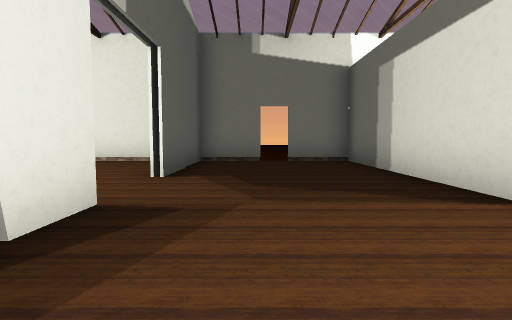
View 1 (above)

14 first-person views from a walk through a scene from a Unity 3-D project. The camera is 1.2 m above the floor, tilts 4° down and sees 80° across. The floor is counted in squares, 2 m on a side. Each view is taken from the middle of a square. On the plan, view 1 faces up. The plan holds only what a view shows up to about 9 squares ahead; the rest is blank. The place goes on beyond the plan. The player is left out. Some surface patterns are stand-ins.

View 2
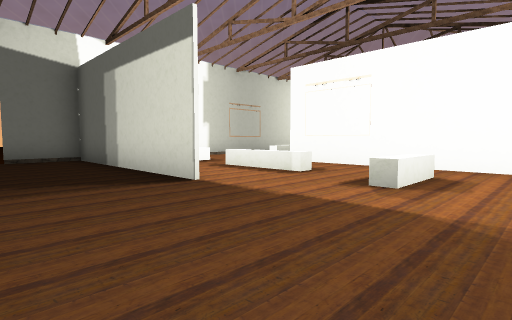

View 3
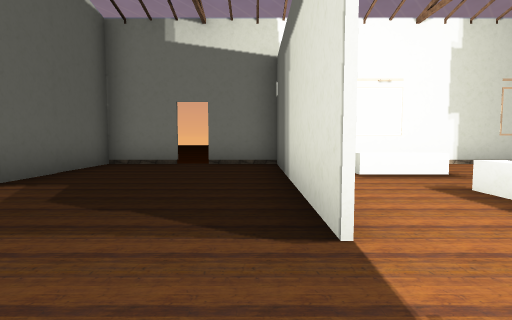

View 4
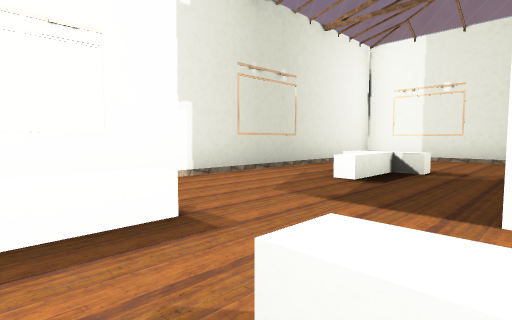

View 5
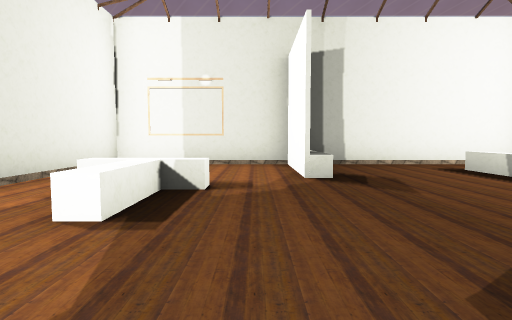

View 6
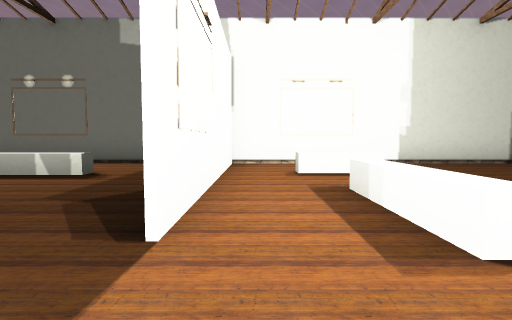

View 7
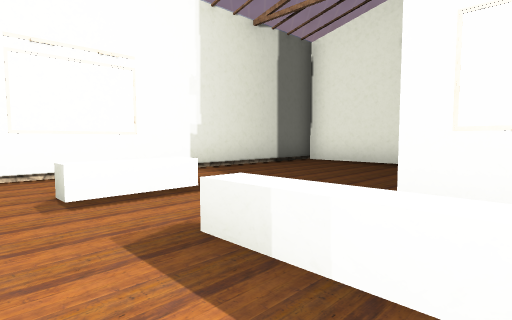

View 8
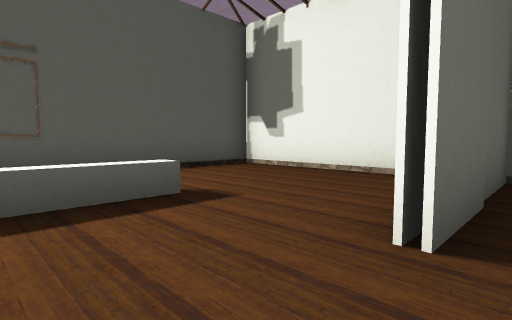

View 9
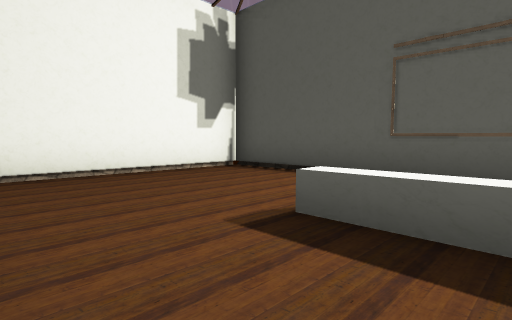

View 10
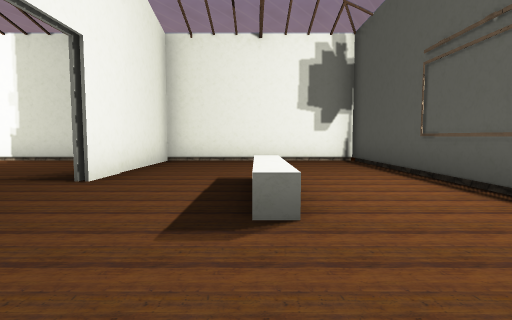

View 11
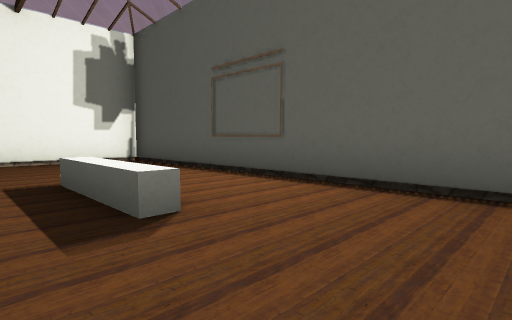

View 12
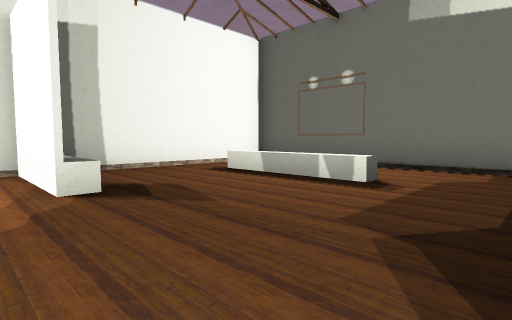

View 13
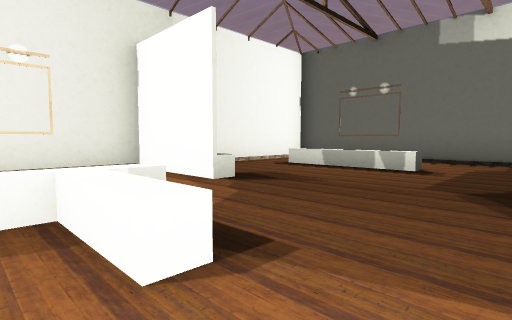

View 14
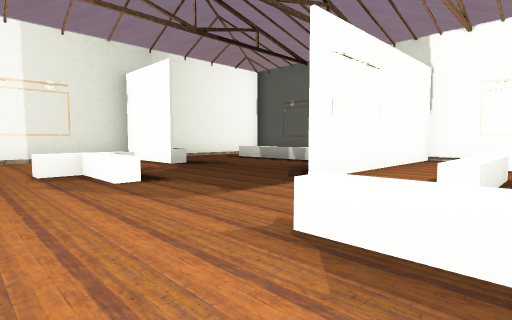

### Floor plan
Key: @ floor where view 1 was taken; # wall or solid block; x gap in a wall; . floor; ^ raised ledge.
Columns run from 7 left of view 1 to 13 right of it. Each row starts with its distance up from view 1.
  9  #### #xx# #########
  8 #....#....#.........#
  7 #....#....#......^..#
  6 #....##...#^^...^^..#
  5 #.....#...#.........#
  4 #..^......#.^.#...^#^
  3 #..^......#.^.#.....#
  2 #....#........#.....#
  1 #....#........#.^^^.#
  0 #....#.@......#..   #
 -1 #....#........#...  #
 -2  #### ######## #####

Where each view was taken, in squares from view 1:
view 1: 0 up, 0 right, facing up
view 2: 1 down, 0 right, facing up-right
view 3: 1 up, 2 right, facing up
view 4: 4 up, 4 right, facing up-right
view 5: 5 up, 6 right, facing right
view 6: 6 up, 6 right, facing down
view 7: 4 up, 6 right, facing down-left
view 8: 3 up, 1 left, facing up-left
view 9: 4 up, 2 left, facing down-left
view 10: 7 up, 4 left, facing down
view 11: 7 up, 3 left, facing down-left
view 12: 5 up, 7 right, facing down-right
view 13: 7 up, 7 right, facing down-right
view 14: 8 up, 4 right, facing down-right
